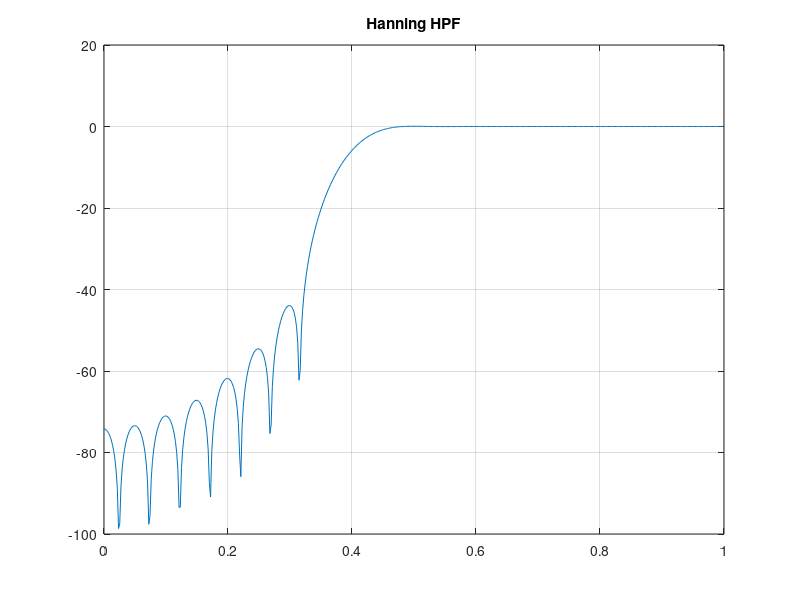

MATLAB code for this plot:
clc; clear; close all;
wp = 0.5; ws = 0.3;
N = ceil(8/(wp-ws));
wc = (wp+ws)/2;
b = fir1(N,wc,'high',hanning(N+1)); % Hanning gives 44 dB
[h,w] = freqz(b,1);
plot(w/pi,20*log10(abs(h))); grid on; title('Hanning HPF');
